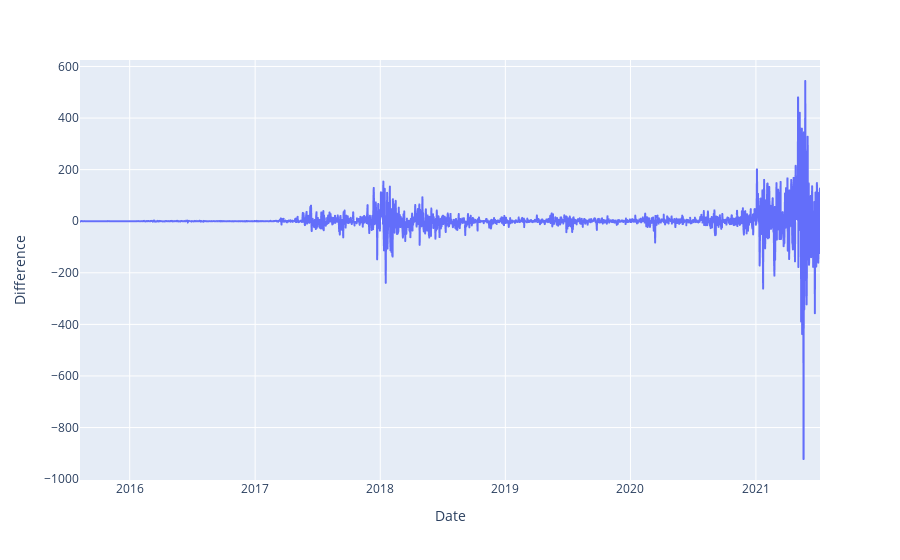

Notebook cell for this chart:
### Code cell
fig = px.line(data, x='Date', y="Difference")
fig.show();

### Figure 1 — Plotly figure (JSON) as saved in the notebook; plotly's stock layout.template omitted (floating-point values rounded to 4 significant figures; data arrays with more than 128 entries replaced by an {"elided": "..."} marker saying what was removed)
{"data": [{"hovertemplate": "Date=%{x}<br>Difference=%{y}<extra></extra>", "legendgroup": "", "line": {"color": "#636efa", "dash": "solid"}, "marker": {"symbol": "circle"}, "mode": "lines", "name": "", "showlegend": false, "x": {"elided": "2160 str values"}, "xaxis": "x", "y": {"elided": "2160 float values"}, "yaxis": "y", "type": "scattergl"}], "layout": {"xaxis": {"anchor": "y", "domain": [0, 1], "title": {"text": "Date"}}, "yaxis": {"anchor": "x", "domain": [0, 1], "title": {"text": "Difference"}}, "legend": {"tracegroupgap": 0}, "margin": {"t": 60}}}
